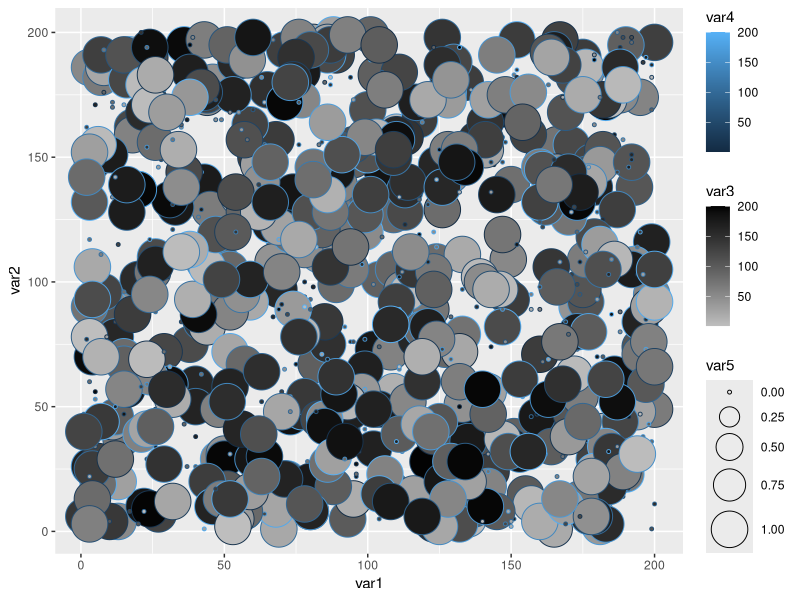
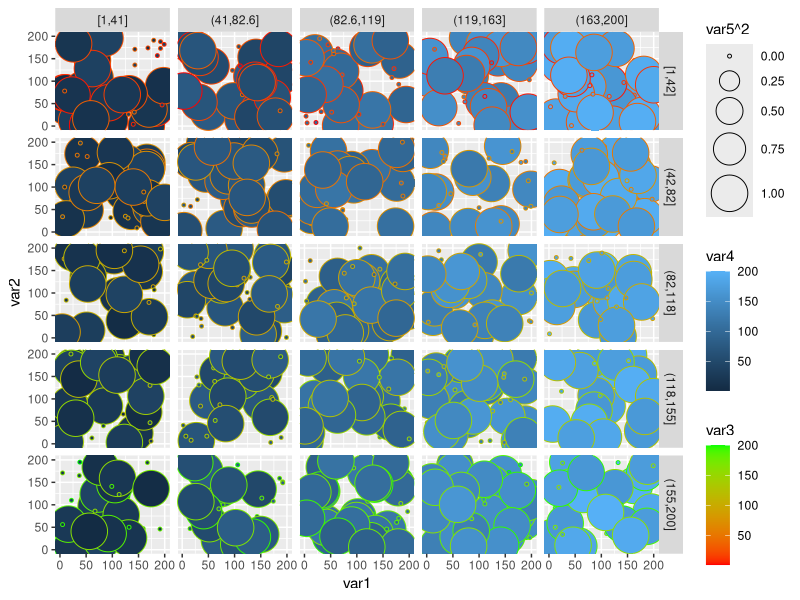

These charts were generated, in order, by the following R code:
#Multidimensional plotting in ggplt2
#https://stackoverflow.com/questions/23199416/5-dimensional-plot-in-r

#all continuous####

df <- data.frame(replicate(4,sample(1:200,1000,rep=TRUE)))
addme <- data.frame(replicate(1,sample(0:1,1000,rep=TRUE)))
df <- cbind(df,addme)
colnames(df) <- c("var1","var2","var3","var4","var5")

library(ggplot2)

ggplot(df, aes(x=var1, y=var2, fill=var3, color=var4, size=var5)) +
  geom_point(shape=21) +
  #scale_color_gradient(low="grey", high="black") +
  #scale_color_gradientn(colours = rainbow(3))+
  scale_size_continuous(range=c(1,12))+ 
  scale_fill_gradient(low="grey", high="black")
  #scale_fill_gradientn(colours = rainbow(3))

#continuous and categorical####
#use facet_grid
#var3 and var4 as quintiles 

df$var4.cat <- cut(df$var4, quantile(df$var4, (0:5)/5), include.lowest=T)
df$var3.cat <- cut(df$var3, quantile(df$var3, (0:5)/5), include.lowest=T)

ggplot(df, aes(x=var1, y=var2, fill=var4, color=var3, size=var5^2)) +
  geom_point(shape=21) +
  scale_color_gradient(low="red", high="green") +
  scale_size_continuous(range=c(1,12)) +
  facet_grid(var3.cat ~ var4.cat)
